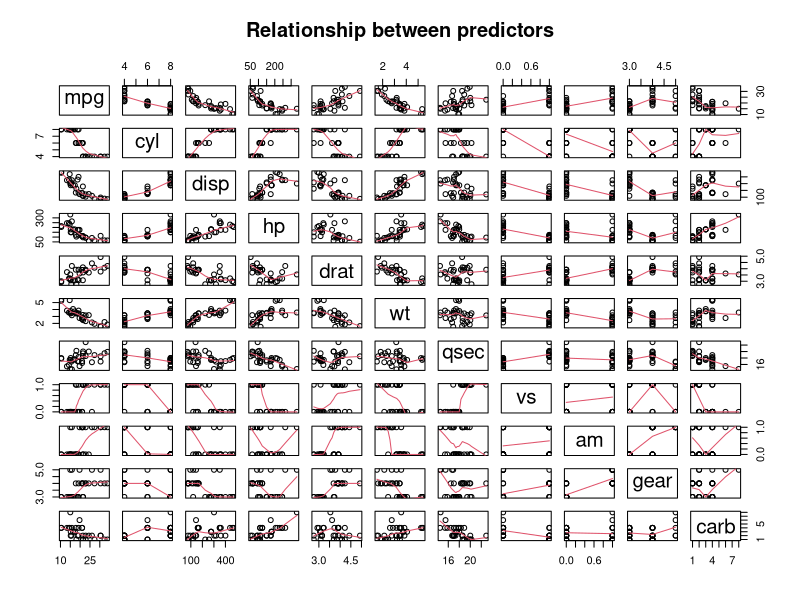
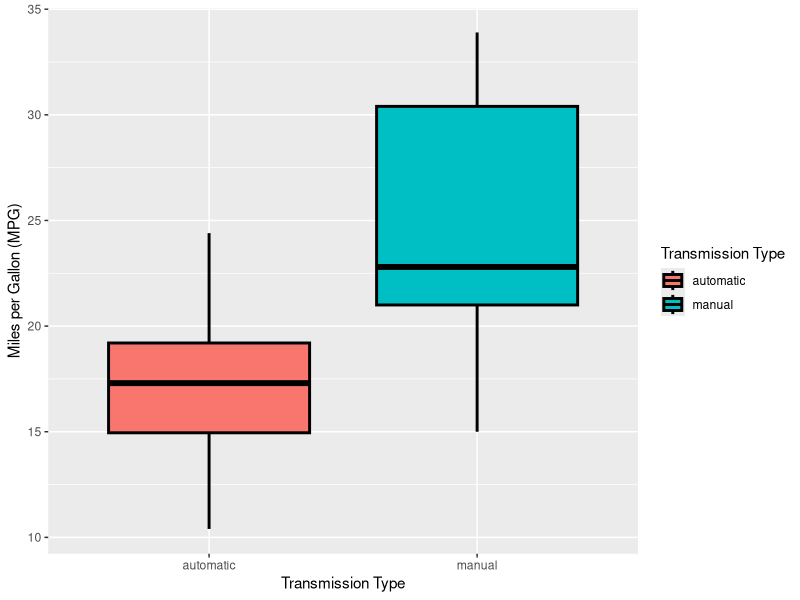
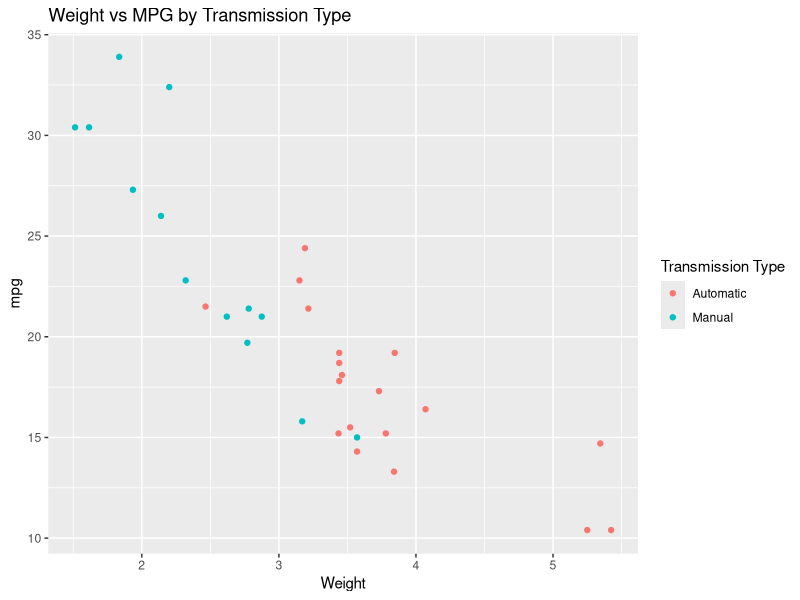

The R script that drew these images, in order:
## ---- chunk 1
knitr::opts_chunk$set(echo = TRUE)
knitr::opts_chunk$set(warning = FALSE)
knitr::opts_chunk$set(message = FALSE)
## ---- chunk 2
library(ggplot2)
## ---- chunk 3
data(mtcars)
head(mtcars)
## ---- chunk 4
summary(mtcars)
## ---- chunk 5
pairs(mtcars, panel=panel.smooth, main="Relationship between predictors")

## ---- chunk 6
cor(mtcars$mpg,mtcars[,-1])

## ---- chunk 7
ggplot(mtcars, aes(y=mpg, x=factor(am, labels = c("automatic", "manual")), fill=factor(am)))+
        geom_boxplot(colour="black", size=1)+
        xlab("Transmission Type") + ylab("Miles per Gallon (MPG)") + 
        scale_fill_discrete(name = "Transmission Type", labels = c("automatic", "manual"))
## ---- chunk 8
fullModel <-lm(mpg~.,mtcars)
summary(fullModel)
## ---- chunk 9
lm1 <-lm(mpg~wt,mtcars)
summary(lm1)
## ---- chunk 10
mtcars$tran=ifelse(mtcars$am == 0,"automatic","manual")
ggplot(mtcars, aes(x=wt, y=mpg, group=tran, color=tran, height=3, width=3)) + geom_point() +  
scale_colour_discrete(name = "Transmission Type",labels=c("Automatic", "Manual")) + 
xlab("Weight") + ggtitle("Weight vs MPG by Transmission Type")
## ---- chunk 11
lm2 <-lm(mpg~wt+am,mtcars)
summary(lm2)
## ---- chunk 12
lm3 <-lm(mpg~am,mtcars)
summary(lm3)
